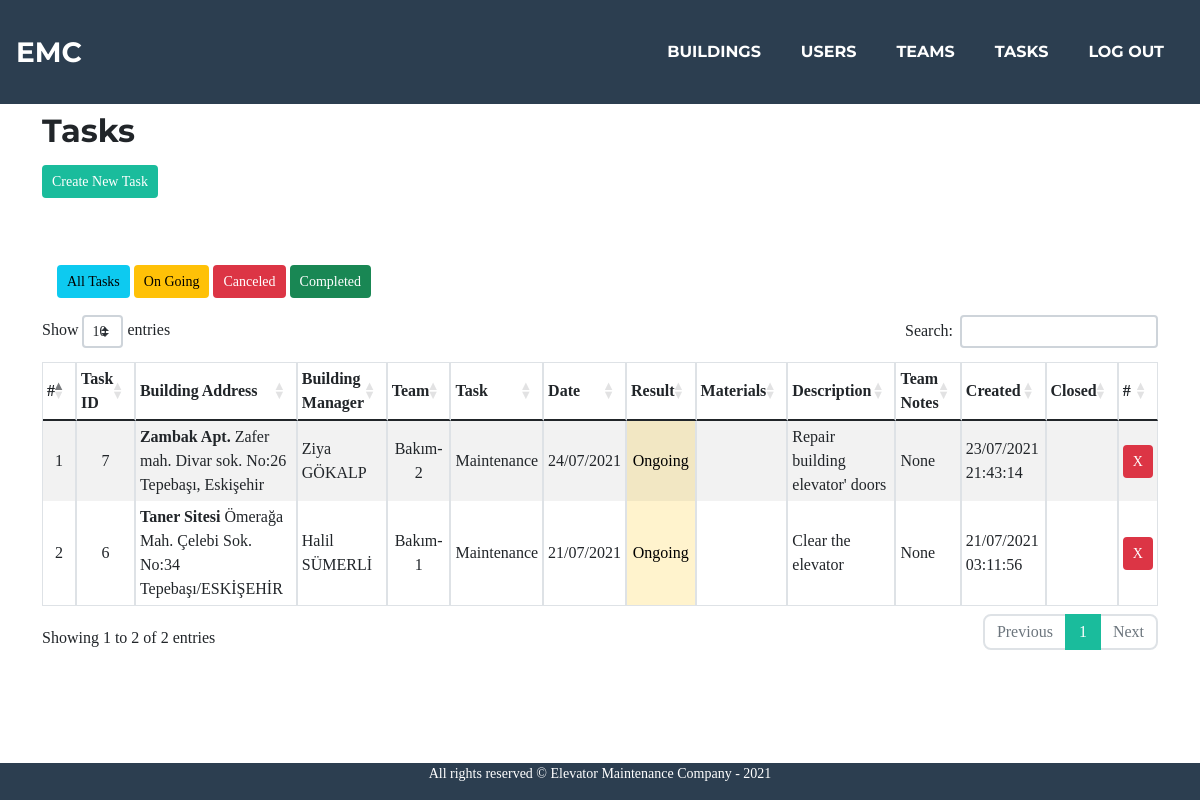
The page /tasks (signed in) on the database its author committed.
### maintenance/models.py (models this page shows, shortened)
class Task(models.Model):
    building = models.ForeignKey(Building, on_delete=CASCADE)
    team = models.ForeignKey(Team, on_delete=CASCADE)
    materials = models.ManyToManyField(Material, null=True, blank=True, related_name="materials")
    description = models.CharField(max_length=200, null=True, blank=True)
    date = models.DateTimeField(default=datetime.now())
    created = models.DateTimeField(default=datetime.now())
    updated = models.DateTimeField(null=True, blank=True)
    result = models.BooleanField(null=True, blank=True)
    closed = models.DateTimeField(null=True, blank=True)
    notes = models.CharField(max_length=400, null=True, blank=True)
    type = models.ForeignKey(TaskTypes, on_delete=PROTECT)

class Building(models.Model):
    address = models.CharField(max_length=300)
    coordinates = models.CharField(null=True, max_length=32)
    name = models.CharField(max_length=50)
    manager = models.CharField(max_length=100)
    phone_message = 'Phone number must be entered in the format: 05xxxxxxxxx'
    phone_regex = RegexValidator(
        regex=r'^(05)\d{9}$',
        message=phone_message
    )
    phone = models.CharField(validators=[phone_regex], max_length=11,
                             null=True, blank=True)
    email = models.EmailField(null=True, blank=True, max_length=100)
    floors = models.PositiveSmallIntegerField(default=2, validators=[MinValueValidator(2), MaxValueValidator(25)])
    elevator_type = models.CharField(max_length=100)
    creator = models.ForeignKey(User, on_delete=PROTECT, related_name="BuildingCreator")
    status = models.BooleanField(default=True)

class Team(models.Model):
    leader = models.ForeignKey(User, on_delete=models.CASCADE, related_name="team_leader")
    name = models.CharField(max_length=50)
    description = models.CharField(max_length=200)

class TaskTypes(models.Model):
    type = models.CharField(max_length=32)

### maintenance/views.py (the view)
# urls.py: path('tasks', views.tasks, name="tasks"),
@login_required
def tasks(request, result=2):
    if result == 0: # Ongoing tasks
        tasks = Task.objects.filter(result=None).order_by("id").reverse()
    elif result == 1: # Completed tasks
        tasks = Task.objects.filter(result=True).order_by("id").reverse()
    elif result == 2: # Ongoing tasks
        tasks = Task.objects.filter(result=None).order_by("id").reverse()
    elif result == 3: # All tasks
        tasks = Task.objects.all().order_by("id").reverse()
    elif result == 4: # Cancelled tasks
        tasks = Task.objects.filter(result=False).order_by("id").reverse()
    else: # Ongoing tasks
        tasks = Task.objects.filter(result=None).order_by("id").reverse()
    return render(request, "maintenance/tasks.html", {
            "tasks": tasks,
        })

### maintenance/templates/maintenance/tasks.html (shortened to what this page needs)
{% extends "maintenance/layout.html" %}
{% load tz %}
{% load static %}
{% block main %}
    <h2>Tasks</h2>
    <div style="margin-top:15px; height: 100px;">
        <a href="{% url 'createTask' %}" class="btn btn-sm btn-primary" style="float: left;">Create New Task</a>
    </div>
    <div class="col-sm-12" style="margin-left: 0;">
        <a href="{% url 'tasks' 3 %}" class="btn btn-sm btn-info mr-1" style="float: left;">All Tasks</a>
        <a href="{% url 'tasks' 2 %}" class="btn btn-sm btn-warning mr-1" style="float: left;">On Going</a>
        <a href="{% url 'tasks' 4 %}" class="btn btn-sm btn-danger mr-1" style="float: left;">Canceled</a>
        <a href="{% url 'tasks' 1 %}" class="btn btn-sm btn-success mr-1" style="float: left;">Completed</a>
    </div>
    {% if tasks %}
        <div class="table-responsive" style="margin-top: 50px; margin-bottom: 100px;">
            <table class="table table-sm table-striped table-hover table-bordered">
                <thead style="text-align: center;">
                    <th style="vertical-align: middle;">#</th>
                    <th style="vertical-align: middle;">Task ID</th>
                    <th style="vertical-align: middle;">Building Address</th>
                    <th style="vertical-align: middle;">Building Manager</th>
                    <th style="vertical-align: middle;">Team</th>
                    <th style="vertical-align: middle;">Task</th>
                    <th style="vertical-align: middle;">Date</th>
                    <th style="vertical-align: middle;">Result</th>
                    <th style="vertical-align: middle;">Materials</th>
                    <th style="vertical-align: middle;">Description</th>
                    <th style="vertical-align: middle;">Team Notes</th>
                    <th style="vertical-align: middle;">Created</th>
                    <th style="vertical-align: middle;">Closed</th>
                    <th style="vertical-align: middle;">#</th>
                </thead>
                <tbody>
                    {% for task in tasks %}
                        <tr>
                            <td style="text-align: center; vertical-align: middle;">{{ forloop.counter }}</td>
                            <td style="text-align: center; vertical-align: middle;">{{ task.id }}</td>
                            <td style="vertical-align: middle;"><strong>{{ task.building.name }}</strong> {{ task.building.address }}</td>
                            <td style="vertical-align: middle;">{{ task.building.manager }}</td>
                            <td style="text-align: center; vertical-align: middle;">{{ task.team.name }}</td>
                            <td style="text-align: center; vertical-align: middle;">{{ task.type.type }}</td>
                            <td style="vertical-align: middle;">{{ task.date|localtime|date:"d/m/Y" }}</td>
                            {% if task.result == True %}
                            <td style="text-align: center; vertical-align: middle;" class="table-success">Completed</td>
                            {% elif task.result == False %}
                            <td style="text-align: center; vertical-align: middle;" class="table-danger">Cancelled</td>
                            {% else %}
                            <td style="text-align: center; vertical-align: middle;" class="table-warning">Ongoing</td>
                            {% endif %}
                            <td style="vertical-align: middle;">
                            </td>
                            <td style="vertical-align: middle;">{{ task.description}}</td>
                            <td style="vertical-align: middle;">{{ task.notes}}</td>
                            <td style="vertical-align: middle;">{{ task.created|localtime|date:"d/m/Y H:i:s"}}</td>
                            <td style="vertical-align: middle;">{{ task.closed|localtime|date:"d/m/Y H:i:s"}}</td>
                            {% if task.result == None %}
                            <td style="vertical-align: middle; text-align: center;"><a class="btn btn-sm btn-danger taskCancelBtn" href="{% url 'cancelTask' task.id %}" data-taskid="{{ task.id }}">X</a></td>
                            {% else %}
                            <td></td>
                            {% endif %}
                        </tr>
                    {% endfor %}
                </tbody>
            </table>
        </div>
    {% endif %}
{% endblock %}

### rows shown on the page
Task: id "7", building.name "Zambak Apt.", building.address "Zafer mah. Divar sok. No:26 Tepebaşı, Eskişehir", building.manager "Ziya GÖKALP", team.name "Bakım-2", type.type "Maintenance", date "24/07/2021", shows "Ongoing", description "Repair building elevator' doors", notes "None", created "23/07/2021 21:43:14"
Task: id "6", building.name "Taner Sitesi", building.address "Ömerağa Mah. Çelebi Sok. No:34 Tepebaşı/ESKİŞEHİR", building.manager "Halil SÜMERLİ", team.name "Bakım-1", type.type "Maintenance", date "21/07/2021", shows "Ongoing", description "Clear the elevator", notes "None", created "21/07/2021 03:11:56"
